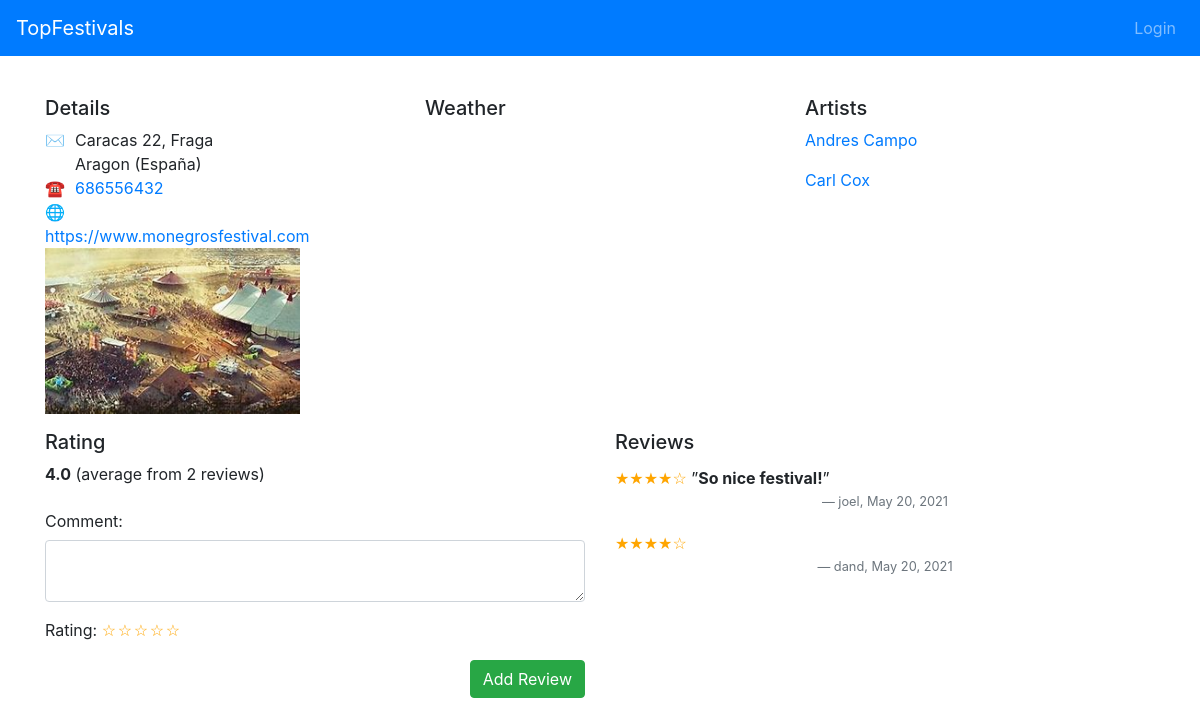
Before: /topfestivals/festivals/3 with the older database file.
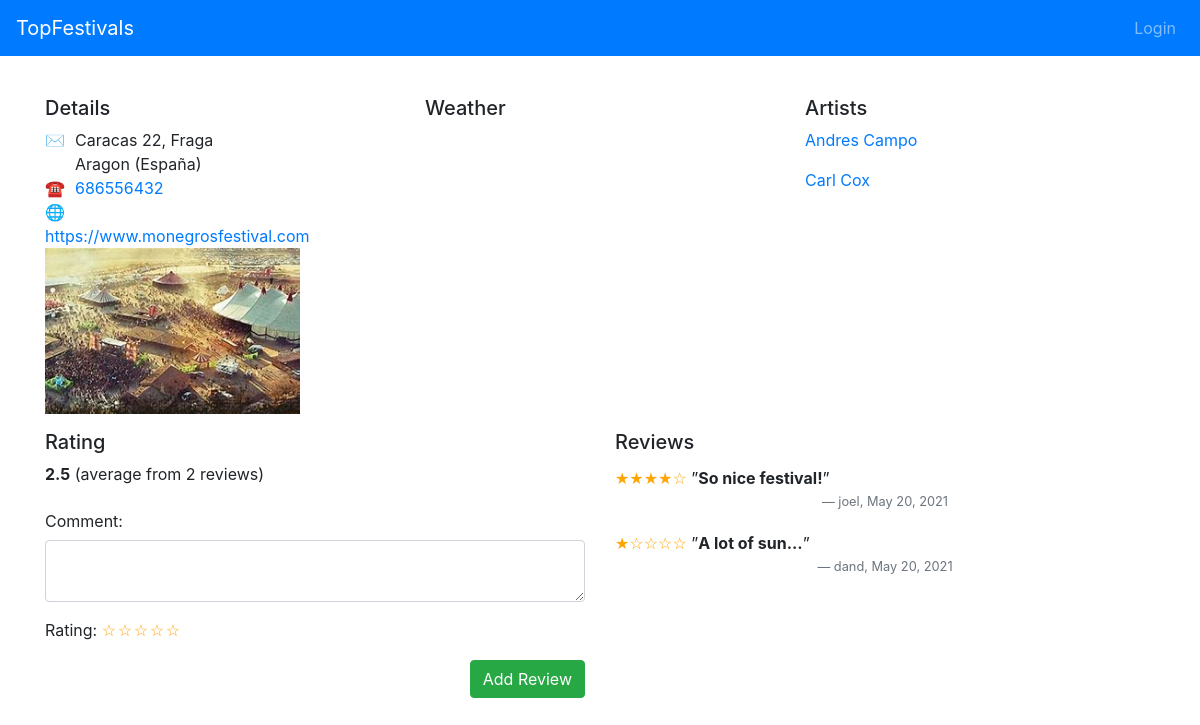
After: the same page with the newer database file.
### topfestivals/models.py (models this page shows, shortened)
class Festival(models.Model):
    name = models.CharField(max_length=120)
    street = models.CharField(max_length=120)
    number = models.IntegerField(null=True)
    city = models.CharField(max_length=120, null=True)
    zipCode = models.CharField(max_length=120,  null=True)
    stateOrProvince = models.CharField(max_length=120,  null=True)
    country = models.CharField(max_length=120,  null=True)
    telephone = models.CharField(max_length=120,  null=True)
    url = models.URLField(blank=True, null=True)
    image = models.ImageField(upload_to="topfestivals", null=True)
    user = models.ForeignKey(User, default=1, on_delete=models.CASCADE)
    date = models.DateField(default=date.today)
    def averageRating(self):
        reviewCount = self.festivalreview_set.count()
        if not reviewCount:
            return 0
        else:
            ratingSum = sum([float(review.rating) for review in self.festivalreview_set.all()])
            return ratingSum / reviewCount

class Artist(models.Model):
    name = models.CharField(max_length=120)
    description = models.TextField( null=True)
    age = models.CharField(max_length=120,  null=True)
    time = models.CharField(max_length=120,  null=True)
    user = models.ForeignKey(User, default=1, on_delete=models.CASCADE)
    date = models.DateField(default=date.today)
    image = models.ImageField(upload_to="topfestivals",  null=True)
    festival = models.ForeignKey(Festival, null=True, related_name='artists', on_delete=models.CASCADE)

class Review(models.Model):
    RATING_CHOICES = ((1, 'one'), (2, 'two'), (3, 'three'), (4, 'four'), (5, 'five'))
    rating = models.PositiveSmallIntegerField('Rating (stars)', blank=False, default=3, choices=RATING_CHOICES)
    comment = models.TextField(blank=True, null=True)
    user = models.ForeignKey(User, default=1, on_delete=models.CASCADE)
    date = models.DateField(default=date.today)
    class Meta:
        abstract = True

class FestivalReview(Review):
    festival = models.ForeignKey(Festival, on_delete=models.CASCADE)
    class Meta:
        unique_together = ("festival", "user")

### topfestivals/views.py (the view)
class FestivalDetail(DetailView):
    model = Festival
    template_name = 'topfestivals/festival_detail.html'
    def get_context_data(self, **kwargs):
        context = super(FestivalDetail, self).get_context_data(**kwargs)
        context['RATING_CHOICES'] = FestivalReview.RATING_CHOICES
        return context

### topfestivals/templates/topfestivals/festival_detail.html (shortened to what this page needs)
{% extends "topfestivals/base.html" %}
{% block content %}
<div class="row">
    </div>
    <div class="row mt-3">
        <div class="col-sm">
            <h5>Details</h5>
            <div class="row">
                <div class="col-sm-9">
                    {% if festival.street %}
                    <div class="row">
                        <div class="col-1">&#9993;</div>
                        <div class="col">
                            {{ festival.street }} {{ festival.number }}, {{ festival.zipcode }} {{ festival.city }}
                            <br/>
                            {{ festival.stateOrProvince }} ({{ festival.country }})
                        </div>
                    </div>
                    {% endif %}
                    {% if festival.telephone %}
                    <div class="row">
                        <div class="col-1">&phone;</div>
                        <div class="col"><a href="tel:{{ festival.telephone }}">{{ festival.telephone }}</a></div>
                    </div>
                    {% endif %}
                    {% if festival.url %}
                    <div class="row">
                        <div class="col-1">&#127760;</div>
                        <div class="col"><a href="{{ festival.url }}">{{ festival.url }}</a></div>
                    </div>
                    {% endif %}
                    {% if festival.image %}
                        <div class="row">
                        <div class="col">
                            <img class="img-fluid" alt="Festival Image" src="{{ festival.image.url }}"/>
                        </div>
                      </div>
                    {% endif %}
                </div>
                <div class="col-sm-3 text-right align-bottom">
                </div>
            </div>
        </div>
     <div class="col-sm">
    <h5>Weather</h5>
     </div>
        <div class="col-sm">
            <h5>Artists</h5>
            <div class="row">
                <div class="col-sm-9">
                    {% for artist in festival.artists.all %}
                        <p><a class="artist-link" href="{% url 'topfestivals:artist_detail' festival.id artist.id %}">
                            {{ artist.name }}
                        </a></p>
                    {% empty %}<p>Sorry, no artist for this festival yet</p>
                    {% endfor %}
                </div>
                <div class="col-sm-3 text-right">
                </div>
            </div>
        </div>
    </div>
    <div class="row mt-3">
        <div class="col-md">
            <h5>Rating</h5>
            {% if festival.festivalreview_set.all|length > 0 %}
            <p>
                <strong>{{ festival.averageRating|stringformat:".1f" }}</strong>
                {% with festival.festivalreview_set.all|length as reviewCount %}
                    (average from {{ reviewCount }} review{{ reviewCount|pluralize }})
                {% endwith %}
            </p>
            {% endif %}
            <form action="{% url 'topfestivals:review_create' festival.id %}" method="post">
                <div id="div_id_comment" class="form-group">
                    <label for="id_comment" class="col-form-label ">Comment:</label>
                    <textarea class="form-control" name="comment" id="id_comment" rows="2"></textarea>
                </div>
                <p>Rating:
                    <span class="rating">
                    {% for rate in RATING_CHOICES reversed %}
                        <label for="rating-{{ forloop.revcounter }}" class="rating-star"></label>
                    {% endfor %}
                    </span>
                </p>
                <div class="text-right">
                    <button class="btn btn-success" type="submit">Add Review</button>
                </div>
            </form>
        </div>
        <div class="col-md">
            <h5>Reviews</h5>
            {% for review in festival.festivalreview_set.all %}
                <blockquote class="blockquote review">
                    <small>
                        <span class="rating">
                          {% for star in RATING_CHOICES %}{% if forloop.counter <= review.rating %}&starf;{% else %}&star;{% endif %}{% endfor %}
                        </span>
                        {% if review.comment %}
                            &rdquo;<strong class="mb-0">{{ review.comment }}</strong>&rdquo;{% endif %}
                        <footer class="blockquote-footer text-center">{{ review.user }}, {{ review.date }}</footer>
                    </small>
                </blockquote>
            {% empty %}<p>Sorry, no reviews for this festival yet</p>
            {% endfor %}
        </div>
    </div>
{% endblock %}

### topfestivals/templates/topfestivals/base.html (shortened to what this page needs)
{% load static %}
<!DOCTYPE html>
<html lang="en">
<head>
    <link rel="stylesheet" href="https://cdnjs.cloudflare.com/ajax/libs/twitter-bootstrap/4.6.0/css/bootstrap.min.css"
/>
    <link rel="stylesheet" href="https://code.jquery.com/ui/1.11.4/themes/smoothness/jquery-ui.css" />
    <link rel="stylesheet" href="{% static "style/base.css" %}" />
</head>
<body>
{% block header %}
<nav class="navbar navbar-expand-md navbar-dark fixed-top bg-primary">
  <a class="navbar-brand" href="{% url 'topfestivals:festival_list' %}">TopFestivals <span class="sr-only">(current)</span></a>
  <div class="collapse navbar-collapse" id="navbarsExampleDefault">
    <ul class="navbar-nav">
        {% if user.is_authenticated %}
            <li class="nav-item">
                <a class="nav-link" href="#">{{ user.username }}</a>
            </li>
            <li class="nav-item">
                <a class="nav-link" href="{% url 'logout' %}?next={{request.path}}">Logout</a>
            </li>
        {% else %}
             <li class="nav-item">
                <a class="nav-link" href="{% url 'login' %}?next={{request.path}}">Login</a>
            </li>
        {% endif %}
    </ul>
  </div>
</nav>
{% endblock %}
<main id="content" class="container mt-3">
    {% block content %}{% endblock %}
</main>
</body>

### topfestivals/static/style/base.css (style rules this page uses)
html { position: relative; min-height: 100%; }
body { padding-top: 3.5rem; margin-bottom: 60px; }
.rating { overflow: hidden; display: inline-block; vertical-align: text-top; font-family: monospace; color: orange; }
.rating-star { cursor: pointer; position: relative; float: right; display: block; width: 16px; height: 16px; }
.rating-star::after { content: '\2606'; }
.rating-star::after, .rating:hover .rating-star::after { content: '\2606'; }

Changed rows visible on the page:
removed FestivalReview: user "dand", date "May 20, 2021"
computed for Festival "Caracas": averageRating "4.0" → "2.5"
added FestivalReview: comment "A lot of sun...", user "dand", date "May 20, 2021"
